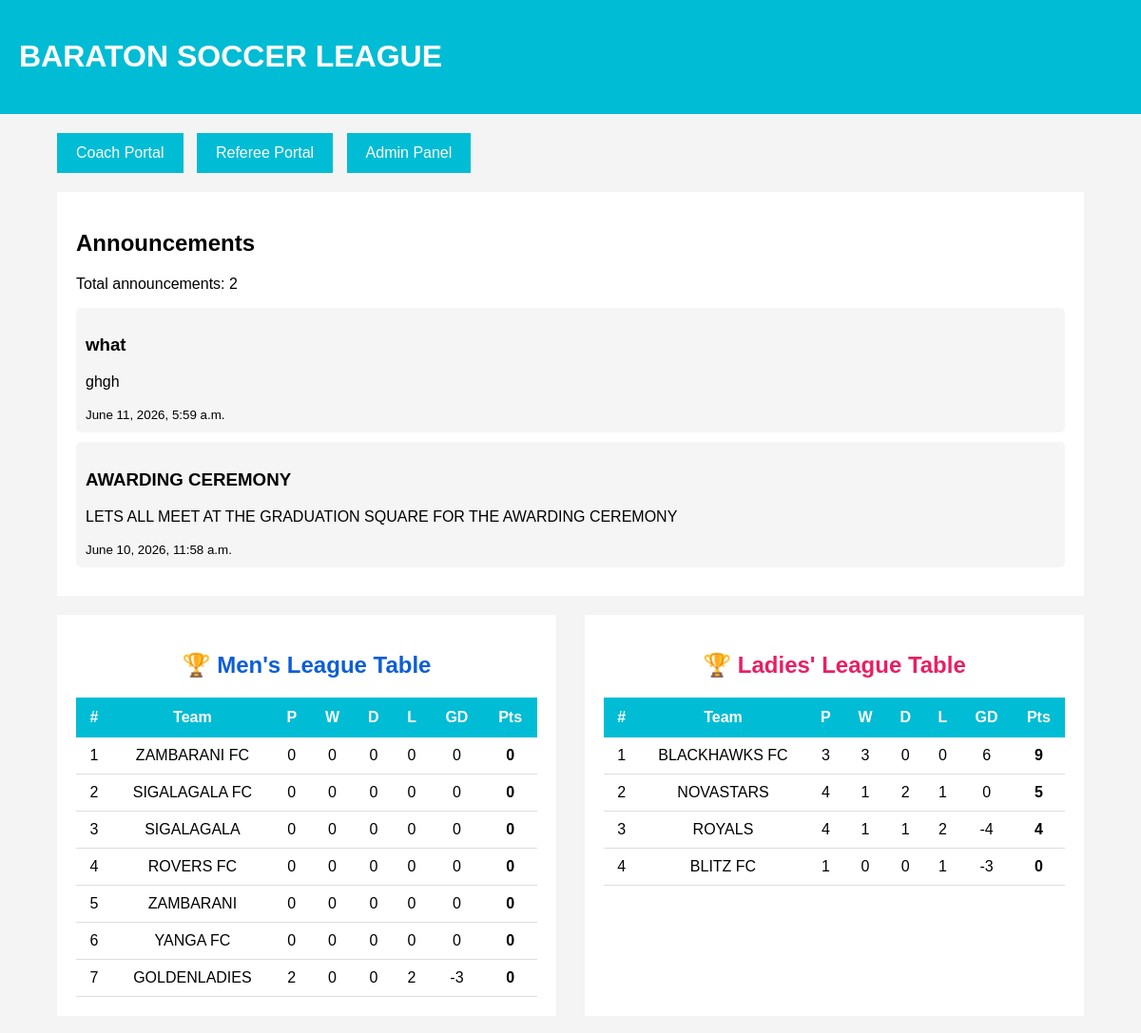
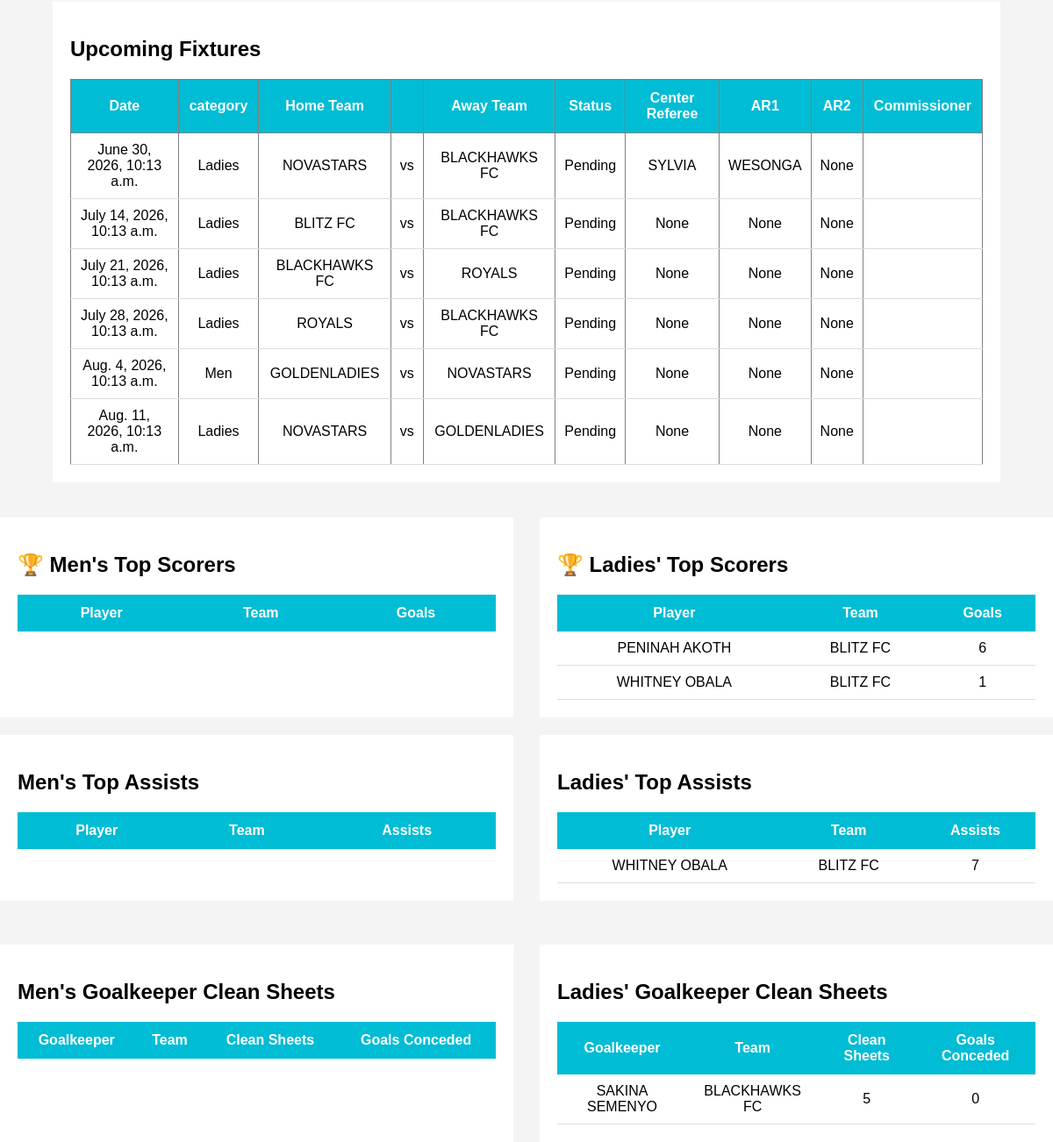
/, run on an earlier commit of the app's database (2 pictures, top to bottom).
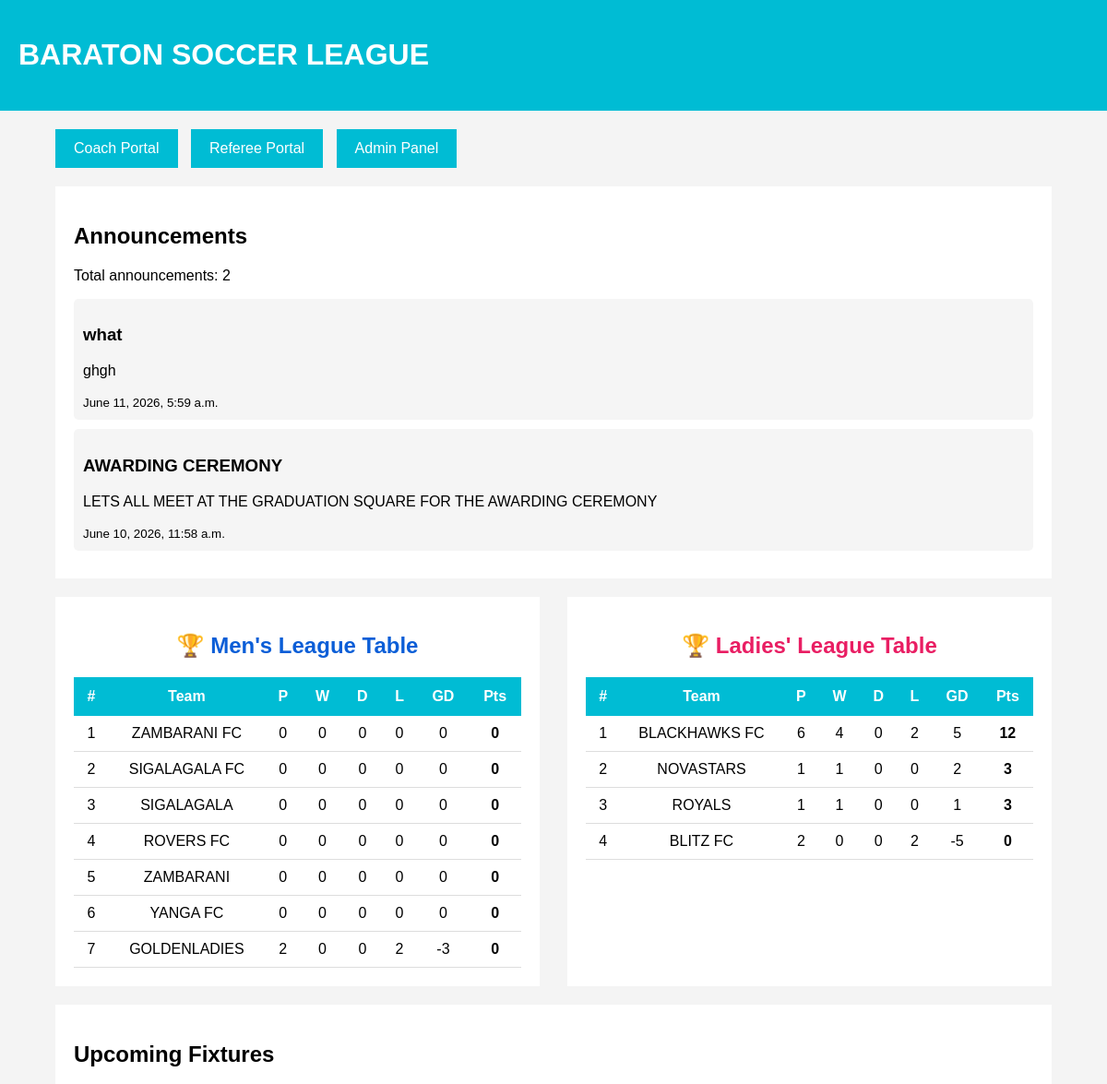
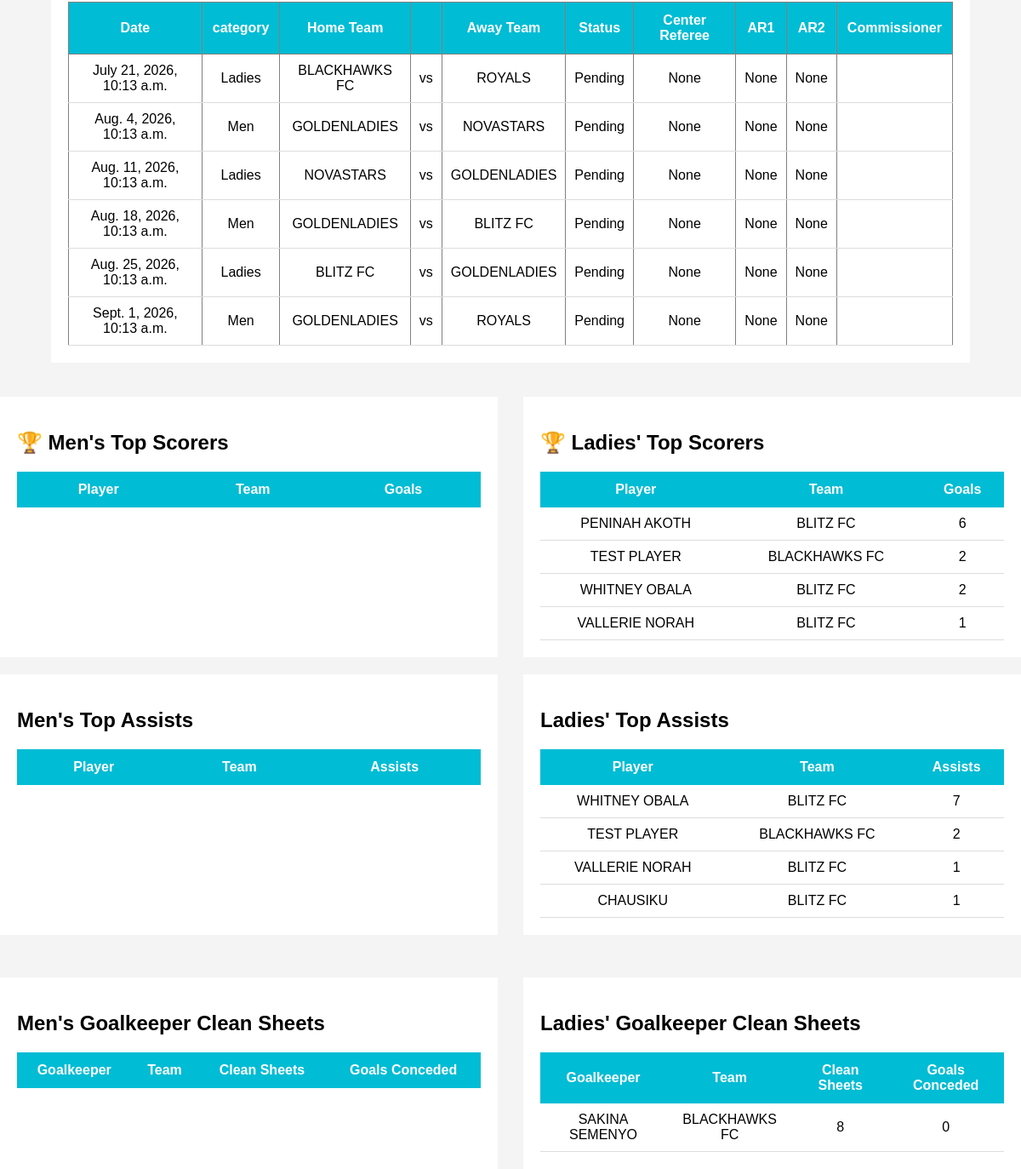
And on a later commit of the database (2 pictures, top to bottom).
### notifications/models.py (models this page shows, shortened)
class Announcement(models.Model):
    AUDIENCE_CHOICES = (
        ('all', 'All Users'),
        ('coaches', 'Coaches Only'),
        ('referees', 'Referees Only'),
    )
    audience = models.CharField(
        max_length=20,
        choices=AUDIENCE_CHOICES,
        default='all')
    title = models.CharField(max_length=200)
    message = models.TextField()
    created_at = models.DateTimeField(auto_now_add=True)

### teams/models.py (models this page shows)
class Team(models.Model):
    CATEGORY_CHOICES = (
        ('Men', 'Men'),
        ('Ladies', 'Ladies'),
    )
    name = models.CharField(max_length=100)
    coach = models.ForeignKey(
    settings.AUTH_USER_MODEL,
    on_delete=models.SET_NULL,
    null=True,
    blank=True,
    limit_choices_to={'role': 'coach'}
)
    phone_number = models.CharField(
        max_length=15,
        blank=True,
        null=True
    )
    category = models.CharField(
        max_length=10,
        choices=CATEGORY_CHOICES,
        default='Men'
    )
    played = models.IntegerField(default=0)
    wins = models.IntegerField(default=0)
    draws = models.IntegerField(default=0)
    losses = models.IntegerField(default=0)
    goals_scored = models.IntegerField(default=0)
    goals_conceded = models.IntegerField(default=0)
    goal_difference = models.IntegerField(default=0)
    points = models.IntegerField(default=0)
    def __str__(self):
        return self.name

### matches/models.py (models this page shows, shortened)
class Match(models.Model):
    STATUS_CHOICES = (
        ('Pending', 'Pending'),
        ('Live', 'Live'),
        ('Completed', 'Completed'),
    )
    home_team = models.ForeignKey(
        'teams.Team',
        on_delete=models.CASCADE,
        related_name='home_matches'
    )
    away_team = models.ForeignKey(
        'teams.Team',
        on_delete=models.CASCADE,
        related_name='away_matches'
    )
    home_score = models.IntegerField(
        default=0
    )
    away_score = models.IntegerField(
        default=0
    )
    center_referee = models.ForeignKey(
    settings.AUTH_USER_MODEL,
    on_delete=models.SET_NULL,
    null=True,
    blank=True,
    related_name='center_referee_matches'
)
    assistant_referee_one = models.ForeignKey(
    settings.AUTH_USER_MODEL,
    on_delete=models.SET_NULL,
    null=True,
    blank=True,
    related_name='assistant_referee_one_matches'
)
    assistant_referee_two = models.ForeignKey(
    settings.AUTH_USER_MODEL,
    on_delete=models.SET_NULL,
    null=True,
    blank=True,
    related_name='assistant_referee_two_matches'
)
    match_commissioner = models.ForeignKey(
    settings.AUTH_USER_MODEL,
    on_delete=models.SET_NULL,
    null=True,
    blank=True,
    related_name='commissioner_matches'
)
    venue = models.CharField(
        max_length=100
    )
    match_date = models.DateTimeField()
    status = models.CharField(
        max_length=20,
        choices=STATUS_CHOICES,
        default='Pending'
    )
    created_at = models.DateTimeField(
        auto_now_add=True
    )

### users/models.py (models this page shows)
class CustomUser(AbstractUser):
    ROLE_CHOICES = (
        ('admin', 'Admin'),
        ('coach', 'Coach'),
        ('referee', 'Referee'),
    )
    role = models.CharField(
        max_length=20,
        choices=ROLE_CHOICES,
        default='coach'
    )
    phone_number = models.CharField(
        max_length=15,
        blank=True,
        null=True
    )
    def __str__(self):
        return self.username

### players/models.py (models this page shows, shortened)
class Player(models.Model):
    player_name = models.CharField(max_length=100)
    school_id = models.CharField(max_length=50)
    age = models.IntegerField(default=18)
    jersey_number = models.IntegerField(default=0)
    phone_number = models.CharField(
        max_length=15,
        blank=True,
        null=True
    )
    POSITION_CHOICES = (
        ('Goalkeeper', 'Goalkeeper'),
        ('Defender', 'Defender'),
        ('Midfielder', 'Midfielder'),
        ('Forward', 'Forward'),
    )
    position = models.CharField(
        max_length=20,
        choices=POSITION_CHOICES,
        default='Defender'
    )
    goals = models.IntegerField(default=0)
    assists = models.IntegerField(default=0)
    clean_sheets = models.IntegerField(default=0)
    goal_conceded = models.IntegerField(default=0)
    yellow_cards = models.IntegerField(default=0)
    red_cards = models.IntegerField(default=0)
    is_suspended = models.BooleanField(default=False)
    suspension_matches = models.IntegerField(default=0)
    team = models.ForeignKey(
        'teams.Team',
        on_delete=models.CASCADE,
        related_name='players'
    )

### teams/views.py (the view)
# urls.py: path('', views.home, name='home'),
def home(request):
    men_teams = Team.objects.filter(
        category='Men'
    ).order_by(
        '-points',
        '-goal_difference',
        '-goals_scored'
    )
    ladies_teams = Team.objects.filter(
        category='Ladies'
    ).order_by(
        '-points',
        '-goal_difference',
        '-goals_scored'
    )
    matches = Match.objects.all().order_by('-match_date')[:6]
    fixtures = Match.objects.filter(
        status='Pending'
    ).order_by('match_date')[:6]
    men_top_scorers = Player.objects.filter(
        team__category='Men',
        goals__gt=0
    ).order_by('-goals')[:5]
    ladies_top_scorers = Player.objects.filter(
        team__category='Ladies',
        goals__gt=0
    ).order_by('-goals')[:5]
    men_top_assists = Player.objects.filter(
        team__category='Men',
        assists__gt=0
    ).order_by('-assists')[:5]
    ladies_top_assists = Player.objects.filter(
        team__category='Ladies',
        assists__gt=0
    ).order_by('-assists')[:5]
    men_clean_sheets = Player.objects.filter(
        team__category='Men',
        position='Goalkeeper'
    ).order_by(
        '-clean_sheets',
        'goal_conceded'
    )[:5]
    ladies_clean_sheets = Player.objects.filter(
        team__category='Ladies',
        position='Goalkeeper'
    ).order_by(
        '-clean_sheets',
        'goal_conceded'
    )[:5]
    announcements = Announcement.objects.filter(
        audience='all'
    ).order_by('-created_at')
    context = {
        'men_teams': men_teams,
        'ladies_teams': ladies_teams,
        'matches': matches,
        'fixtures': fixtures,
        'men_top_scorers': men_top_scorers,
        'ladies_top_scorers': ladies_top_scorers,
        'men_top_assists': men_top_assists,
        'ladies_top_assists': ladies_top_assists,
        'men_clean_sheets': men_clean_sheets,
        'ladies_clean_sheets': ladies_clean_sheets,
        'announcements': announcements,
    }
    return render(request, 'core/home.html', context)

### notifications/context_processors.py (called while the page is built)
def admin_notifications(request):
    return {
        'unread_notifications':
        AdminNotification.objects.filter(
            is_read=False
        ).count()
    }

### templates/core/home.html (shortened to what the changed rows need)
<!DOCTYPE html>
<html>
<head>
</head>
<body>
<header>
    <h1>BARATON SOCCER LEAGUE</h1>
</header>
<div class="container">
    <div class="section">
        <h2>Announcements</h2>
        {% for announcement in announcements %}
            <div style="background:#f5f5f5; padding:10px; margin-bottom:10px;
            border-radius:5px;">
                <h3>{{ announcement.title }}</h3>
                <p>{{ announcement.message }}</p>
                <small>{{ announcement.created_at }}</small>
            </div>
        {% empty %}
            <p>No announcements available.</p>
        {% endfor %}
        </div>
    <div style="display:flex; gap:30px; flex-wrap:wrap;">
    <div class="section" style="flex:1; min-width:450px;">
        <h2 style="text-align:center; color:#0b5ed7;">🏆 Men's League Table</h2>
        <table>
            <tr>
                <th>#</th>
                <th>Team</th>
                <th>P</th>
                <th>W</th>
                <th>D</th>
                <th>L</th>
                <th>GD</th>
                <th>Pts</th>
            </tr>
            {% for team in men_teams %}
            <tr>
                <td>{{ forloop.counter }}</td>
                <td>{{ team.name }}</td>
                <td>{{ team.played }}</td>
                <td>{{ team.wins }}</td>
                <td>{{ team.draws }}</td>
                <td>{{ team.losses }}</td>
                <td>{{ team.goal_difference }}</td>
                <td><strong>{{ team.points }}</strong></td>
            </tr>
            {% endfor %}
        </table>
    </div>
    <div class="section" style="flex:1; min-width:450px;">
        <h2 style="text-align:center; color:#e91e63;">🏆 Ladies' League Table</h2>
        <table>
            <tr>
                <th>#</th>
                <th>Team</th>
                <th>P</th>
                <th>W</th>
                <th>D</th>
                <th>L</th>
                <th>GD</th>
                <th>Pts</th>
            </tr>
            {% for team in ladies_teams %}
            <tr>
                <td>{{ forloop.counter }}</td>
                <td>{{ team.name }}</td>
                <td>{{ team.played }}</td>
                <td>{{ team.wins }}</td>
                <td>{{ team.draws }}</td>
                <td>{{ team.losses }}</td>
                <td>{{ team.goal_difference }}</td>
                <td><strong>{{ team.points }}</strong></td>
            </tr>
            {% endfor %}
        </table>
    </div>
</div>
    <div class="section">
        <h2>Upcoming Fixtures</h2>
<table border="1" cellpadding="10" cellspacing="0">
    <tr>
        <th>Date</th>
        <th>category</th>
        <th>Home Team</th>
        <th></th>
        <th>Away Team</th>
        <th>Status</th>
        <th>Center Referee</th>
        <th>AR1</th>
        <th>AR2</th>
        <th>Commissioner</th>
    </tr>
    {% for match in fixtures %}
    <tr>
        <td>{{ match.match_date }}</td>
        <td>{{match.home_team.category }}</td>
        <td>{{ match.home_team }}</td>
        <td>vs</td>
        <td>{{ match.away_team }}</td>
        <td>{{ match.status }}</td>
        <td>{{ match.center_referee }}</td>
        <td>{{ match.assistant_referee_one }}</td>
        <td>{{ match.assistant_referee_two }}</td>
        <td>{{ match.commissioner }}</td>
    </tr>
    {% empty %}
    <tr>
        <td colspan="5">No upcoming fixtures</td>
    </tr>
    {% endfor %}
</table>
    </div>
</div>
</body>
</html>
<div style="display:flex; gap:30px; flex-wrap:wrap;">
    <div class="section" style="flex:1; min-width:450px;">
    <h2>🏆 Men's Top Scorers</h2>
    <table>
        <tr>
            <th>Player</th>
            <th>Team</th>
            <th>Goals</th>
        </tr>
    </table>
</div>
<div class="section" style="flex:1; min-width:450px;">
    <h2>🏆 Ladies' Top Scorers</h2>
    <table>
        <tr>
            <th>Player</th>
            <th>Team</th>
            <th>Goals</th>
        </tr>
        {% for player in ladies_top_scorers %}
        <tr>
            <td>{{ player.player_name }}</td>
            <td>{{player.team}}</td>
            <td>{{ player.goals }}</td>
        </tr>
        {% endfor %}
    </table>
</div>
</div>
<div style="display:flex; gap:30px; flex-wrap:wrap;">
    <div class="section" style="flex:1; min-width:450px;">
        <h2>Men's Top Assists</h2>
    <table>
        <tr>
            <th>Player</th>
            <th>Team</th>
            <th>Assists</th>
        </tr>
    </table>
</div>
<div class="section" style="flex:1; min-width:450px;">
        <h2>Ladies' Top Assists</h2>
    <table>
        <tr>
            <th>Player</th>
            <th>Team</th>
            <th>Assists</th>
        </tr>
        {% for player in ladies_top_assists %}
        <tr>
            <td>{{ player.player_name }}</td>
            <td>{{ player.team }}</td>
            <td>{{ player.assists }}</td>
        </tr>
        {% endfor %}
    </table>
</div>
<div class="section" style="flex:1; min-width:450px;">
    <h2>Men's Goalkeeper Clean Sheets</h2>
    <table>
        <tr>
            <th>Goalkeeper</th>
            <th>Team</th>
            <th>Clean Sheets</th>
            <th>Goals Conceded</th>
        </tr>
    </table>
</div>
<div class="section" style="flex:1; min-width:450px;">
    <h2>Ladies' Goalkeeper Clean Sheets</h2>
    <table>
        <tr>
            <th>Goalkeeper</th>
            <th>Team</th>
            <th>Clean Sheets</th>
            <th>Goals Conceded</th>
        </tr>
        {% for player in ladies_clean_sheets %}
        <tr>
            <td>{{ player.player_name }}</td>
            <td>{{ player.team }}</td>
            <td>{{ player.clean_sheets }}</td>
            <td>{{ player.goal_conceded }}</td>
        </tr>
        {% endfor %}
    </table>
</div>

What changed in the data, as far as the page shows it:
no longer on this page (row edited): Match: match_date "June 30, 2026, 10:13 a.m.", home_team.category "Ladies", home_team "NOVASTARS", away_team "BLACKHAWKS FC", status "Pending", center_referee "SYLVIA", assistant_referee_one "WESONGA", assistant_referee_two "None"
no longer on this page (row edited): Match: match_date "July 14, 2026, 10:13 a.m.", home_team.category "Ladies", home_team "BLITZ FC", away_team "BLACKHAWKS FC", status "Pending", center_referee "None", assistant_referee_one "None", assistant_referee_two "None"
no longer on this page (row edited): Match: match_date "July 28, 2026, 10:13 a.m.", home_team.category "Ladies", home_team "ROYALS", away_team "BLACKHAWKS FC", status "Pending", center_referee "None", assistant_referee_one "None", assistant_referee_two "None"
changed Team "BLACKHAWKS FC": played "3" → "6"; wins "3" → "4"; losses "0" → "2"; goal_difference "6" → "5"; points "9" → "12"
changed Team "NOVASTARS": played "4" → "1"; draws "2" → "0"; losses "1" → "0"; goal_difference "0" → "2"; points "5" → "3"
changed Team "ROYALS": played "4" → "1"; draws "1" → "0"; losses "2" → "0"; goal_difference "-4" → "1"; points "4" → "3"
changed Team "BLITZ FC": played "1" → "2"; losses "1" → "2"; goal_difference "-3" → "-5"
now on this page (row unchanged): Match: match_date "Aug. 18, 2026, 10:13 a.m.", home_team.category "Men", home_team "GOLDENLADIES", away_team "BLITZ FC", status "Pending", center_referee "None", assistant_referee_one "None", assistant_referee_two "None"
now on this page (row unchanged): Match: match_date "Aug. 25, 2026, 10:13 a.m.", home_team.category "Ladies", home_team "BLITZ FC", away_team "GOLDENLADIES", status "Pending", center_referee "None", assistant_referee_one "None", assistant_referee_two "None"
now on this page (row unchanged): Match: match_date "Sept. 1, 2026, 10:13 a.m.", home_team.category "Men", home_team "GOLDENLADIES", away_team "ROYALS", status "Pending", center_referee "None", assistant_referee_one "None", assistant_referee_two "None"
now on this page (row edited): Player: player_name "TEST PLAYER", team "BLACKHAWKS FC", goals "2", assists "2"
changed Player "WHITNEY OBALA": goals "1" → "2"
now on this page (row edited): Player: player_name "VALLERIE NORAH", team "BLITZ FC", goals "1", assists "1"
now on this page (row edited): Player: player_name "CHAUSIKU", team "BLITZ FC", assists "1", shown under "Ladies' Top Assists"
changed Player "SAKINA SEMENYO": clean_sheets "5" → "8"
